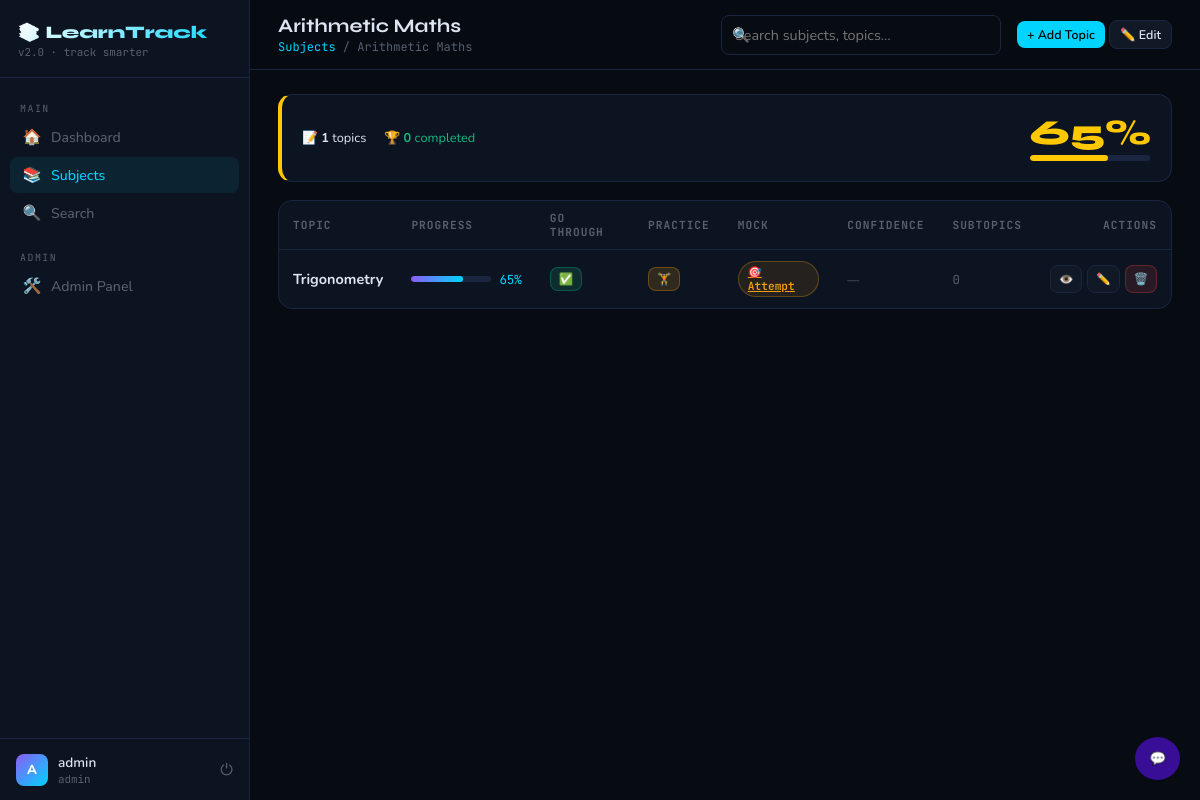
Page /subjects/3 (signed in) on the committed database.
### app/models.py (models this page shows, shortened)
class User(UserMixin, db.Model):
    id            = db.Column(db.Integer, primary_key=True)
    username      = db.Column(db.String(80),  unique=True, nullable=False)
    email         = db.Column(db.String(120), unique=True, nullable=False)
    password_hash = db.Column(db.String(200))
    is_admin      = db.Column(db.Boolean, default=False)
    created_at    = db.Column(db.DateTime, default=datetime.utcnow)

class Subject(db.Model):
    id          = db.Column(db.Integer, primary_key=True)
    name        = db.Column(db.String(100), nullable=False)
    description = db.Column(db.Text)
    color       = db.Column(db.String(7), default='#00d4ff')
    created_at  = db.Column(db.DateTime, default=datetime.utcnow)
    topics = db.relationship('Topic', backref='subject', lazy=True,
                             cascade='all, delete-orphan',
                             order_by='Topic.order')
    @property
    def total_topics(self):
        return len(self.topics)
    @property
    def completed_topics(self):
        return sum(1 for t in self.topics if t.is_fully_covered)
    @property
    def progress_percent(self):
        if not self.topics:
            return 0
        return round(sum(t.progress_percent for t in self.topics) / len(self.topics))

class Topic(db.Model):
    id         = db.Column(db.Integer, primary_key=True)
    subject_id = db.Column(db.Integer, db.ForeignKey('subject.id'), nullable=False)
    name       = db.Column(db.String(200), nullable=False)
    notes      = db.Column(db.Text)
    order      = db.Column(db.Integer, default=0)
    created_at = db.Column(db.DateTime, default=datetime.utcnow)
    go_through    = db.Column(db.Boolean, default=False)
    practiced     = db.Column(db.Boolean, default=False)
    mock_done     = db.Column(db.Boolean, default=False)
    go_through_at = db.Column(db.DateTime, nullable=True)
    practiced_at  = db.Column(db.DateTime, nullable=True)
    mock_done_at  = db.Column(db.DateTime, nullable=True)
    subtopics  = db.relationship('Subtopic', backref='topic', lazy=True,
                                 cascade='all, delete-orphan',
                                 order_by='Subtopic.order')
    mock_tests = db.relationship('MockTest', backref='topic', lazy=True,
                                 cascade='all, delete-orphan',
                                 primaryjoin="and_(MockTest.topic_id==Topic.id, MockTest.subtopic_id==None)",
                                 foreign_keys='MockTest.topic_id')
    pdfs       = db.relationship('TopicPDF', backref='topic', lazy=True,
                                 cascade='all, delete-orphan')
    @property
    def has_subtopics(self):
        return len(self.subtopics) > 0
    @property
    def progress_percent(self):
        if self.has_subtopics:
            if not self.subtopics:
                return 0
            return round(sum(s.progress_percent for s in self.subtopics) / len(self.subtopics))
        return (self.go_through * 25) + (self.practiced * 40) + (self.mock_done * 35)
    @property
    def is_fully_covered(self):
        if self.has_subtopics:
            return all(s.is_fully_covered for s in self.subtopics)
        return self.go_through and self.practiced and self.mock_done
    @property
    def average_mock_score(self):
        tests = [t for t in self.mock_tests if t.attempted]
        if not tests:
            return None
        return round(sum(t.score for t in tests) / len(tests), 1)
    @property
    def confidence_level(self):
        avg = self.average_mock_score
        if avg is None:
            return None
        if avg < 40:   return ('Weak',    'weak')
        if avg < 60:   return ('Low',     'low')
        if avg < 75:   return ('Medium',  'medium')
        if avg < 90:   return ('Strong',  'strong')
        return             ('Mastered', 'mastered')

### app/routes/subjects.py (the view)
@subjects_bp.route('/<int:id>')
@login_required
def detail(id):
    subject = Subject.query.get_or_404(id)
    return render_template('subjects/detail.html', subject=subject)

### app/models.py (called while the page is built)
@login_manager.user_loader
def load_user(user_id):
    return User.query.get(int(user_id))

### app/templates/subjects/detail.html (shortened to what this page needs)
{% extends "base.html" %}
{% block page_title %}{{ subject.name }}{% endblock %}
{% block breadcrumb %}<a href="{{ url_for('subjects.index') }}">Subjects</a> / {{ subject.name }}{% endblock %}
{% block topbar_actions %}
  <a href="{{ url_for('topics.add', subject_id=subject.id) }}" class="btn btn-primary btn-sm">+ Add Topic</a>
  <a href="{{ url_for('subjects.edit', id=subject.id) }}" class="btn btn-secondary btn-sm">✏️ Edit</a>
{% endblock %}
{% block content %}
<div class="card" style="margin-bottom:18px;border-left:4px solid {{ subject.color }}">
  <div style="display:flex;justify-content:space-between;align-items:center;flex-wrap:wrap;gap:10px">
    <div>
      <div style="display:flex;gap:18px;font-size:.8rem;flex-wrap:wrap">
        <span>📝 <b>{{ subject.total_topics }}</b> topics</span>
        <span style="color:var(--green)">🏆 <b>{{ subject.completed_topics }}</b> completed</span>
      </div>
    </div>
    <div style="text-align:right">
      <div style="font-family:'Syne',sans-serif;font-size:2.2rem;font-weight:800;color:{{ subject.color }};line-height:1">{{ subject.progress_percent }}%</div>
      <div class="progress-bar" style="width:120px;margin-top:5px">
        <div class="progress-fill" style="width:{{ subject.progress_percent }}%;background:{{ subject.color }}"></div>
      </div>
    </div>
  </div>
</div>
{% if subject.topics %}
<div class="card" style="padding:0;overflow:hidden">
  <table>
    <thead>
      <tr>
        <th>Topic</th>
        <th>Progress</th>
        <th>Go Through</th>
        <th>Practice</th>
        <th>Mock</th>
        <th>Confidence</th>
        <th>Subtopics</th>
        <th style="text-align:right">Actions</th>
      </tr>
    </thead>
    <tbody>
      {% for topic in subject.topics %}
      <tr>
        <td>
          <a href="{{ url_for('topics.detail', id=topic.id) }}" style="font-weight:700;color:var(--text);text-decoration:none;font-size:.9rem">{{ topic.name }}</a>
        </td>
        <td>
          <div style="display:flex;align-items:center;gap:8px">
            <div class="progress-bar" style="width:80px">
              <div class="progress-fill" style="width:{{ topic.progress_percent }}%"></div>
            </div>
            <span style="font-family:'JetBrains Mono',monospace;font-size:.78rem;color:var(--accent);white-space:nowrap">{{ topic.progress_percent }}%</span>
          </div>
        </td>
        <td>
          {% if topic.has_subtopics %}
            <span style="font-size:.75rem;color:var(--muted)">via subtopics</span>
          {% else %}
          <form method="POST" action="{{ url_for('topics.toggle_go_through', id=topic.id) }}" style="display:inline">
            <button type="submit" class="btn btn-xs {% if topic.go_through %}btn-success{% else %}btn-secondary{% endif %}">
              {% if topic.go_through %}✅{% else %}⬜{% endif %}
            </button>
          </form>
          {% endif %}
        </td>
        <td>
          {% if not topic.has_subtopics %}
          <form method="POST" action="{{ url_for('topics.toggle_practice', id=topic.id) }}" style="display:inline">
            <button type="submit" class="btn btn-xs {% if topic.practiced %}btn-warning{% else %}btn-secondary{% endif %}"
                    {% if not topic.go_through %}disabled{% endif %}>
              {% if topic.practiced %}🏋️{% else %}⬜{% endif %}
            </button>
          </form>
          {% else %}
            <span style="font-size:.75rem;color:var(--muted)">—</span>
          {% endif %}
        </td>
        <td>
          {% if topic.mock_done %}
            <span class="badge badge-covered">🎯 Done</span>
          {% elif topic.practiced %}
            <a href="{{ url_for('topics.detail', id=topic.id) }}" class="badge badge-practiced">🎯 Attempt</a>
          {% else %}
            <span class="badge badge-pending">🔒</span>
          {% endif %}
        </td>
        <td>
          {% if topic.confidence_level %}
            <span class="conf conf-{{ topic.confidence_level[1] }}">{{ topic.confidence_level[0] }}</span>
          {% else %}
            <span style="color:var(--muted);font-size:.75rem">—</span>
          {% endif %}
        </td>
        <td>
          <span style="font-family:'JetBrains Mono',monospace;font-size:.78rem;color:var(--muted)">{{ topic.subtopics|length }}</span>
        </td>
        <td>
          <div style="display:flex;gap:5px;justify-content:flex-end">
            <a href="{{ url_for('topics.detail', id=topic.id) }}" class="btn btn-secondary btn-xs">👁️</a>
            <a href="{{ url_for('topics.edit', id=topic.id) }}" class="btn btn-secondary btn-xs btn-icon">✏️</a>
            <form method="POST" action="{{ url_for('topics.delete', id=topic.id) }}" onsubmit="return confirm('Delete topic?')">
              <button type="submit" class="btn btn-danger btn-xs btn-icon">🗑️</button>
            </form>
          </div>
        </td>
      </tr>
      {% endfor %}
    </tbody>
  </table>
</div>
{% else %}
<div class="card" style="text-align:center;padding:50px;color:var(--muted)">
  <div style="font-size:2rem;margin-bottom:10px">📝</div>
  <div style="margin-bottom:14px">No topics yet.</div>
  <a href="{{ url_for('topics.add', subject_id=subject.id) }}" class="btn btn-primary">+ Add Topic</a>
</div>
{% endif %}
{% endblock %}

### app/templates/base.html (shortened to what this page needs)
<!DOCTYPE html>
<html lang="en">
<head>
</head>
<body>
{% if current_user.is_authenticated %}
<aside class="sidebar">
  <div class="sidebar-logo">
    <div class="logo-title">📚 LearnTrack</div>
    <div class="logo-sub">v2.0 · track smarter</div>
  </div>
  <nav class="sidebar-nav">
    <div class="nav-section">Main</div>
    <a href="{{ url_for('dashboard.index') }}" class="nav-link {% if request.endpoint=='dashboard.index' %}active{% endif %}">
      <span class="icon">🏠</span>Dashboard
    </a>
    <a href="{{ url_for('subjects.index') }}" class="nav-link {% if 'subject' in (request.endpoint or '') %}active{% endif %}">
      <span class="icon">📚</span>Subjects
    </a>
    <a href="{{ url_for('search.search') }}" class="nav-link {% if 'search' in (request.endpoint or '') %}active{% endif %}">
      <span class="icon">🔍</span>Search
    </a>
    {% if current_user.is_admin %}
    <div class="nav-section" style="margin-top:10px">Admin</div>
    <a href="/admin/" class="nav-link"><span class="icon">🛠️</span>Admin Panel</a>
    {% endif %}
  </nav>
<button class="chat-btn" onclick="toggleChat()">💬</button>
  <div class="sidebar-user">
    <div class="user-avatar">{{ current_user.username[0].upper() }}</div>
    <div style="flex:1;min-width:0">
      <div class="user-name">{{ current_user.username }}</div>
      <div class="user-role">{% if current_user.is_admin %}admin{% else %}learner{% endif %}</div>
    </div>
    <a href="{{ url_for('auth.logout') }}" class="logout-link" title="Logout">⏻</a>
  </div>
</aside>
<div class="main">
  <div class="topbar">
    <div class="topbar-left">
      <div class="page-title">{% block page_title %}{% endblock %}</div>
      <div class="breadcrumb">{% block breadcrumb %}{% endblock %}</div>
    </div>
    <div class="search-wrap">
      <span class="search-icon">🔍</span>
      <input type="text" class="search-input" id="globalSearch"
             placeholder="Search subjects, topics…" autocomplete="off">
    </div>
    <div>{% block topbar_actions %}{% endblock %}</div>
  </div>
  <div class="page-content fade-up">
    {% block content %}{% endblock %}
  </div>
</div>
{% else %}
<div style="flex:1">{% block auth_content %}{% endblock %}</div>
{% endif %}
</body>
</html>

### rows in the picture
User: username "A", username "admin"
Subject: name "Arithmetic Maths"
Topic: completed_topics "0", progress_percent "65", name "Trigonometry", subtopics|length "0"

### other values in the picture
{{ subject.total_topics }} "1"
